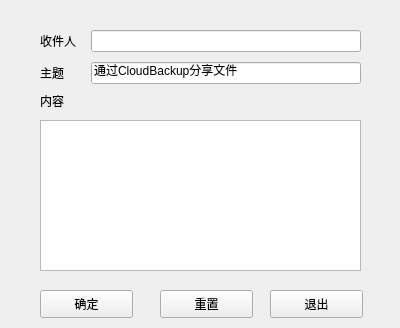
<?xml version="1.0" encoding="UTF-8"?>
<ui version="4.0">
 <class>Vdisk_Share</class>
 <widget class="QWidget" name="Vdisk_Share">
  <property name="geometry">
   <rect>
    <x>0</x>
    <y>0</y>
    <width>400</width>
    <height>328</height>
   </rect>
  </property>
  <property name="windowTitle">
   <string>VDisk用户分享</string>
  </property>
  <widget class="QWidget" name="formLayoutWidget">
   <property name="geometry">
    <rect>
     <x>40</x>
     <y>30</y>
     <width>321</width>
     <height>54</height>
    </rect>
   </property>
   <layout class="QFormLayout" name="formLayout">
    <property name="horizontalSpacing">
     <number>15</number>
    </property>
    <property name="verticalSpacing">
     <number>10</number>
    </property>
    <item row="0" column="0">
     <widget class="QLabel" name="lvrec">
      <property name="text">
       <string>收件人</string>
      </property>
     </widget>
    </item>
    <item row="0" column="1">
     <widget class="QLineEdit" name="tvrec">
      <property name="toolTip">
       <string>多个邮件之间用逗号隔开</string>
      </property>
     </widget>
    </item>
    <item row="1" column="0">
     <widget class="QLabel" name="lvtopic">
      <property name="text">
       <string>主题</string>
      </property>
     </widget>
    </item>
    <item row="1" column="1">
     <widget class="QLineEdit" name="tvtopic">
      <property name="text">
       <string>通过CloudBackup分享文件</string>
      </property>
     </widget>
    </item>
   </layout>
  </widget>
  <widget class="QWidget" name="verticalLayoutWidget">
   <property name="geometry">
    <rect>
     <x>40</x>
     <y>90</y>
     <width>321</width>
     <height>21</height>
    </rect>
   </property>
   <layout class="QVBoxLayout" name="verticalLayout">
    <item>
     <widget class="QLabel" name="lvcontext">
      <property name="text">
       <string>内容</string>
      </property>
     </widget>
    </item>
   </layout>
  </widget>
  <widget class="QWidget" name="verticalLayoutWidget_2">
   <property name="geometry">
    <rect>
     <x>40</x>
     <y>120</y>
     <width>321</width>
     <height>151</height>
    </rect>
   </property>
   <layout class="QVBoxLayout" name="verticalLayout_2">
    <item>
     <widget class="QTextEdit" name="textareav"/>
    </item>
   </layout>
  </widget>
  <widget class="QPushButton" name="button_reset">
   <property name="geometry">
    <rect>
     <x>160</x>
     <y>290</y>
     <width>93</width>
     <height>28</height>
    </rect>
   </property>
   <property name="text">
    <string>重置</string>
   </property>
  </widget>
  <widget class="QPushButton" name="button_submit">
   <property name="geometry">
    <rect>
     <x>40</x>
     <y>290</y>
     <width>93</width>
     <height>28</height>
    </rect>
   </property>
   <property name="text">
    <string>确定</string>
   </property>
  </widget>
  <widget class="QPushButton" name="button_exit">
   <property name="geometry">
    <rect>
     <x>270</x>
     <y>290</y>
     <width>93</width>
     <height>28</height>
    </rect>
   </property>
   <property name="text">
    <string>退出</string>
   </property>
  </widget>
 </widget>
 <resources/>
 <connections/>
</ui>
